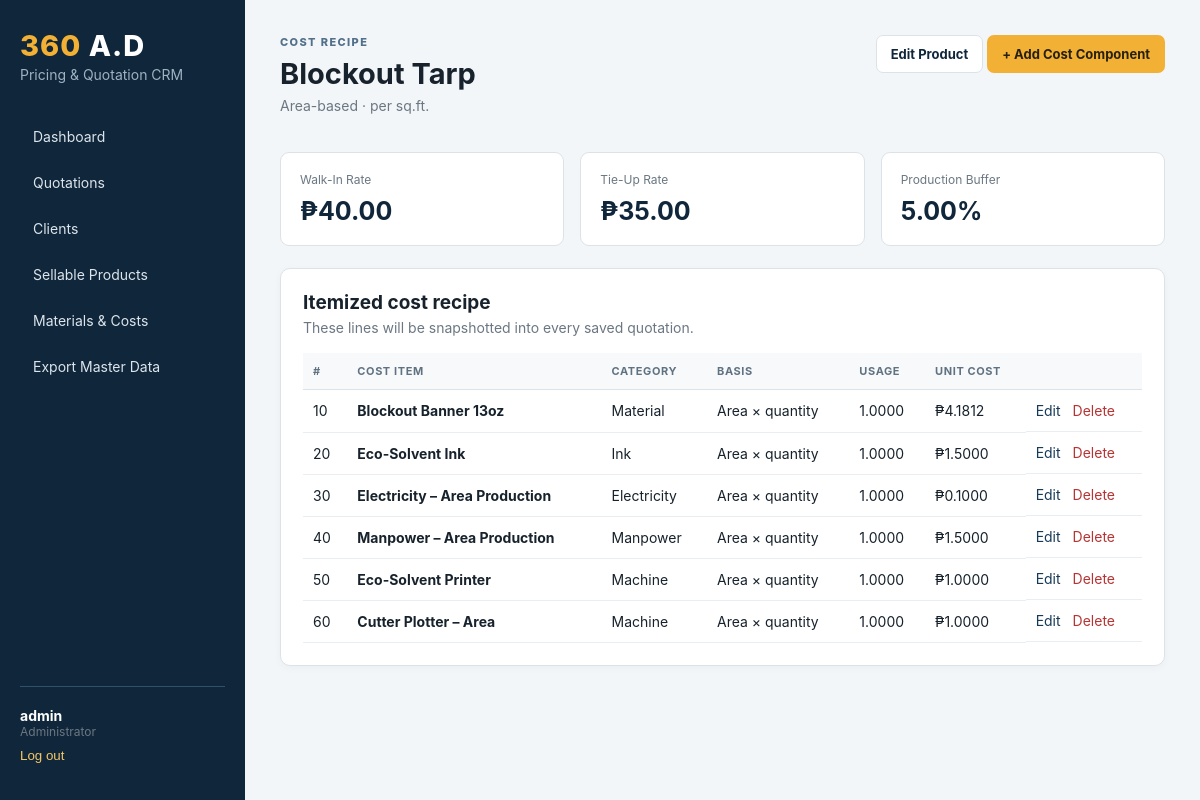
/products/2/ (signed in), run on the app's committed database.
### core/models.py (models this page shows, shortened)
class TimeStampedModel(models.Model):
    created_at = models.DateTimeField(auto_now_add=True)
    updated_at = models.DateTimeField(auto_now=True)
    class Meta:
        abstract = True

class Product(TimeStampedModel):
    class PricingType(models.TextChoices):
        AREA = "AREA", "Area-based"
        PIECE = "PIECE", "Piece-based"
    name = models.CharField(max_length=180, unique=True)
    pricing_type = models.CharField(max_length=10, choices=PricingType.choices)
    walk_in_rate = models.DecimalField(max_digits=14, decimal_places=2, validators=[MinValueValidator(0)])
    tie_up_rate = models.DecimalField(max_digits=14, decimal_places=2, validators=[MinValueValidator(0)])
    minimum_price = models.DecimalField(max_digits=14, decimal_places=2, default=0, validators=[MinValueValidator(0)])
    buffer_percent = models.DecimalField(max_digits=6, decimal_places=2, default=5, validators=[MinValueValidator(0)])
    notes = models.TextField(blank=True)
    active = models.BooleanField(default=True)
    class Meta:
        ordering = ["name"]
    @property
    def pricing_basis(self):
        return "per sq.ft." if self.pricing_type == self.PricingType.AREA else "per piece"

class ProductCostComponent(TimeStampedModel):
    class Basis(models.TextChoices):
        AREA = "AREA", "Area × quantity"
        PIECE = "PIECE", "Quantity"
        FIXED = "FIXED", "Fixed per job"
    product = models.ForeignKey(Product, on_delete=models.CASCADE, related_name="cost_components")
    cost_item = models.ForeignKey(CostItem, on_delete=models.PROTECT, related_name="product_components")
    basis = models.CharField(max_length=10, choices=Basis.choices)
    usage_quantity = models.DecimalField(
        max_digits=14,
        decimal_places=4,
        default=1,
        validators=[MinValueValidator(Decimal("0.0001"))],
        help_text="Amount of this cost item used for each sq.ft., piece, or job.",
    )
    sequence = models.PositiveIntegerField(default=10)
    notes = models.CharField(max_length=220, blank=True)
    class Meta:
        ordering = ["sequence", "id"]
        constraints = [
            models.UniqueConstraint(fields=["product", "cost_item", "basis"], name="unique_product_cost_basis")
        ]

class CostItem(TimeStampedModel):
    class Category(models.TextChoices):
        MATERIAL = "MATERIAL", "Material"
        LAMINATE = "LAMINATE", "Laminate"
        BOARD = "BOARD", "Board / Substrate"
        INK = "INK", "Ink"
        ELECTRICITY = "ELECTRICITY", "Electricity"
        MANPOWER = "MANPOWER", "Manpower"
        MACHINE = "MACHINE", "Machine"
        FINISHING = "FINISHING", "Finishing / Consumable"
        INSTALLATION = "INSTALLATION", "Installation"
        PACKAGING = "PACKAGING", "Packaging"
        OTHER = "OTHER", "Other"
    class Unit(models.TextChoices):
        SQFT = "SQFT", "per sq.ft."
        PIECE = "PIECE", "per piece"
        HOUR = "HOUR", "per hour"
        MINUTE = "MINUTE", "per minute"
        JOB = "JOB", "per job / setup"
        UNIT = "UNIT", "per unit"
    name = models.CharField(max_length=180, unique=True)
    category = models.CharField(max_length=20, choices=Category.choices, default=Category.MATERIAL)
    supplier = models.CharField(max_length=160, blank=True)
    unit = models.CharField(max_length=10, choices=Unit.choices, default=Unit.SQFT)
    unit_cost = models.DecimalField(max_digits=14, decimal_places=4, validators=[MinValueValidator(0)])
    vat_inclusive = models.BooleanField(default=True)
    purchase_description = models.CharField(max_length=220, blank=True)
    notes = models.TextField(blank=True)
    active = models.BooleanField(default=True)
    class Meta:
        ordering = ["category", "name"]

### core/views.py (the view)
# urls.py: path("products/<int:pk>/", views.product_detail, name="product_detail"),
@admin_required
def product_detail(request, pk):
    product = get_object_or_404(Product, pk=pk)
    return render(request, "core/products/detail.html", {"product": product})

### templates/core/products/detail.html
{% extends "base.html" %}
{% block content %}
<div class="page-heading"><div><p class="eyebrow">COST RECIPE</p><h1>{{ product.name }}</h1><p>{{ product.get_pricing_type_display }} · {{ product.pricing_basis }}</p></div><div><a class="btn secondary" href="{% url 'product_edit' product.pk %}">Edit Product</a> <a class="btn primary" href="{% url 'component_create' product.pk %}">+ Add Cost Component</a></div></div>
<section class="kpi-grid three">
  <div class="kpi"><span>Walk-In Rate</span><strong>₱{{ product.walk_in_rate|floatformat:2 }}</strong></div>
  <div class="kpi"><span>Tie-Up Rate</span><strong>₱{{ product.tie_up_rate|floatformat:2 }}</strong></div>
  <div class="kpi"><span>Production Buffer</span><strong>{{ product.buffer_percent|floatformat:2 }}%</strong></div>
</section>
<section class="panel">
  <div class="panel-head"><div><h2>Itemized cost recipe</h2><p>These lines will be snapshotted into every saved quotation.</p></div></div>
  <div class="table-wrap"><table><thead><tr><th>#</th><th>Cost Item</th><th>Category</th><th>Basis</th><th>Usage</th><th>Unit Cost</th><th></th></tr></thead><tbody>
  {% for component in product.cost_components.all %}<tr><td>{{ component.sequence }}</td><td><strong>{{ component.cost_item.name }}</strong></td><td>{{ component.cost_item.get_category_display }}</td><td>{{ component.get_basis_display }}</td><td>{{ component.usage_quantity|floatformat:4 }}</td><td>₱{{ component.cost_item.unit_cost|floatformat:4 }}</td><td class="actions"><a href="{% url 'component_edit' component.pk %}">Edit</a><a class="danger-link" href="{% url 'component_delete' component.pk %}">Delete</a></td></tr>{% empty %}<tr><td colspan="7" class="empty">No cost components yet. Add sticker, laminate, manpower, and every other cost used to produce this item.</td></tr>{% endfor %}
  </tbody></table></div>
</section>
{% endblock %}

### templates/base.html (shortened to what this page needs)
{% load static %}
<!doctype html>
<html lang="en">
<head>
  <link rel="stylesheet" href="{% static 'core/app.css' %}">
</head>
<body>
  {% if user.is_authenticated %}
  <aside class="sidebar">
    <div class="brand"><span>360</span> A.D</div>
    <div class="brand-subtitle">Pricing & Quotation CRM</div>
    <nav>
      <a href="{% url 'dashboard' %}">Dashboard</a>
      <a href="{% url 'quotation_list' %}">Quotations</a>
      <a href="{% url 'client_list' %}">Clients</a>
      <a href="{% url 'product_list' %}">Sellable Products</a>
      <a href="{% url 'cost_item_list' %}">Materials & Costs</a>
      <a href="{% url 'master_data_export_excel' %}">Export Master Data</a>
    </nav>
    <div class="sidebar-footer">
      <div class="user-name">{{ user.get_full_name|default:user.username }}</div>
      <div class="muted">Administrator</div>
      <form method="post" action="{% url 'logout' %}">{% csrf_token %}<button class="link-button">Log out</button></form>
    </div>
  </aside>
  {% endif %}
  <main class="{% if user.is_authenticated %}content{% else %}login-shell{% endif %}">
    {% block content %}{% endblock %}
  </main>
</body>
</html>

### static/core/app.css (style rules this page uses)
:root { --navy:#10263b;--navy2:#173a58;--gold:#f2b134;--bg:#f3f6f8;--text:#17222c;--muted:#6b7782;--line:#dce3e8;--white:#fff;--green:#16794c;--red:#b63434 }
* { box-sizing:border-box }
body { margin:0;font-family:Inter,Segoe UI,Arial,sans-serif;color:var(--text);background:var(--bg);font-size:14px }
a { color:var(--navy2);text-decoration:none }
h1,h2,h3,p { margin-top:0 }
h1 { font-size:29px;margin-bottom:6px }
h2 { font-size:19px;margin-bottom:5px }
.sidebar { position:fixed;inset:0 auto 0 0;width:245px;background:var(--navy);color:#fff;padding:28px 20px;display:flex;flex-direction:column;z-index:10 }
.brand { font-size:29px;font-weight:800;letter-spacing:1px }
.brand span,.login-logo span { color:var(--gold) }
.brand-subtitle { color:#9fb2c1;margin:3px 0 34px }
.sidebar nav { display:grid;gap:7px }
.sidebar nav a { color:#dce5ec;padding:11px 13px;border-radius:7px }
.sidebar-footer { margin-top:auto;padding-top:20px;border-top:1px solid #31506a }
.user-name { font-weight:700 }
.link-button { border:0;background:none;color:#f5c764;padding:9px 0;cursor:pointer }
.content { margin-left:245px;padding:35px;min-height:100vh }
.page-heading { display:flex;align-items:flex-start;justify-content:space-between;gap:20px;margin-bottom:24px }
.page-heading p { color:var(--muted) }
.eyebrow { font-size:11px!important;font-weight:800;letter-spacing:1.4px;color:#52708a!important;margin-bottom:7px }
.btn { display:inline-block;border:1px solid transparent;border-radius:7px;padding:10px 14px;font-weight:700;cursor:pointer;font-size:13px }
.btn.primary { background:var(--gold);color:#26200f }
.btn.secondary { background:#fff;border-color:var(--line);color:var(--navy) }
.panel { background:var(--white);border:1px solid var(--line);border-radius:10px;padding:22px;margin-bottom:22px;box-shadow:0 2px 8px rgba(20,40,55,.035) }
.panel-head { display:flex;justify-content:space-between;align-items:flex-start;gap:15px;margin-bottom:17px }
.panel-head p { color:var(--muted);margin:0 }
.kpi-grid { display:grid;grid-template-columns:repeat(4,minmax(0,1fr));gap:16px;margin-bottom:22px }
.kpi-grid.three { grid-template-columns:repeat(3,minmax(0,1fr)) }
.kpi { background:#fff;border:1px solid var(--line);border-radius:9px;padding:19px;color:var(--text) }
.kpi span { display:block;color:var(--muted);font-size:12px;margin-bottom:9px }
.kpi strong { font-size:25px;color:var(--navy) }
.table-wrap { overflow:auto }
table { width:100%;border-collapse:collapse }
th { font-size:11px;text-transform:uppercase;letter-spacing:.6px;color:#607281;background:#f7f9fa;text-align:left;padding:11px 10px;border-bottom:1px solid var(--line) }
td { padding:12px 10px;border-bottom:1px solid #e9eef1;vertical-align:top;white-space:nowrap }
.actions { display:flex;gap:12px }
.danger-link { color:var(--red) }
.muted { color:var(--muted);font-size:12px }

### data on the page
Product: name "Blockout Tarp", pricing_type "Area-based", pricing_basis "per sq.ft.", walk_in_rate "40.00", tie_up_rate "35.00", buffer_percent "5.00"
ProductCostComponent: sequence "10", cost_item.name "Blockout Banner 13oz", cost_item.category "Material", basis "Area × quantity", usage_quantity "1.0000", cost_item.unit_cost "4.1812"
ProductCostComponent: sequence "20", cost_item.name "Eco-Solvent Ink", cost_item.category "Ink", basis "Area × quantity", usage_quantity "1.0000", cost_item.unit_cost "1.5000"
ProductCostComponent: sequence "30", cost_item.name "Electricity – Area Production", cost_item.category "Electricity", basis "Area × quantity", usage_quantity "1.0000", cost_item.unit_cost "0.1000"
ProductCostComponent: sequence "40", cost_item.name "Manpower – Area Production", cost_item.category "Manpower", basis "Area × quantity", usage_quantity "1.0000", cost_item.unit_cost "1.5000"
ProductCostComponent: sequence "50", cost_item.name "Eco-Solvent Printer", cost_item.category "Machine", basis "Area × quantity", usage_quantity "1.0000", cost_item.unit_cost "1.0000"
ProductCostComponent: sequence "60", cost_item.name "Cutter Plotter – Area", cost_item.category "Machine", basis "Area × quantity", usage_quantity "1.0000", cost_item.unit_cost "1.0000"

### other printed values
{{ user.get_full_name|default:user.username }} "admin"
